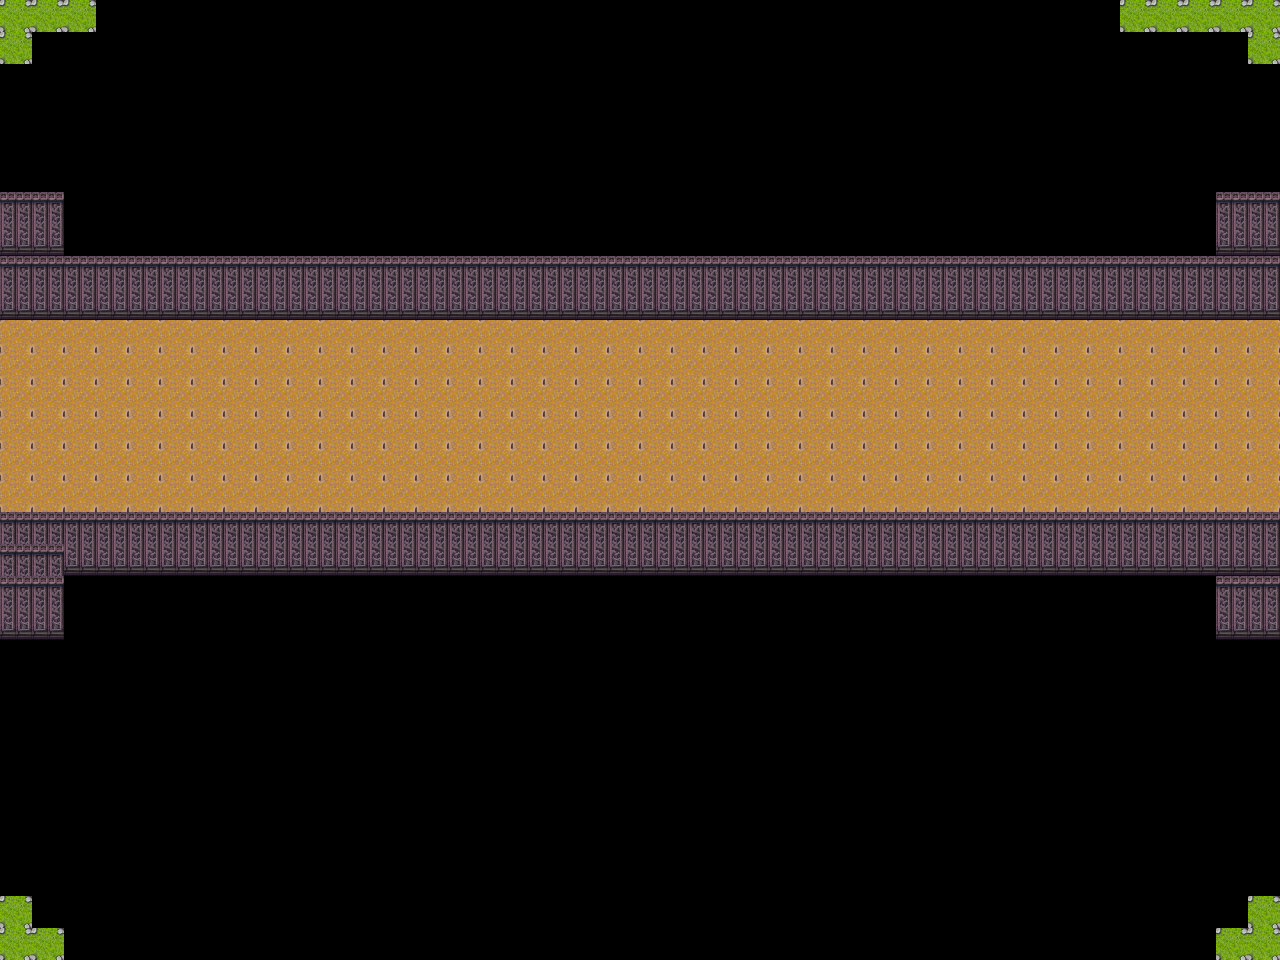

A 2D game scene composited from a Tiled map and its tileset images. What follows is a short description and the map's XML, with every tile layer's data as written:
An orthogonal 40x30 tile map with 32x32 px tiles, 1 tile layer (Kachelebene 1) and 11 objects (2x ConeLight, 2x PointLight).

<map version="1.0" orientation="orthogonal" renderorder="right-down" width="40" height="30" tilewidth="32" tileheight="32" nextobjectid="19">
 <tileset firstgid="1" name="tiles" tilewidth="32" tileheight="32" tilecount="241" columns="16">
  <image source="../tiles.png" width="512" height="480" />
 </tileset>
 <layer name="Kachelebene 1" width="40" height="30">
  <data encoding="csv">
2,2,2,0,0,0,0,0,0,0,0,0,0,0,0,0,0,0,0,0,0,0,0,0,0,0,0,0,0,0,0,0,0,0,0,2,2,2,2,2,
2,0,0,0,0,0,0,0,0,0,0,0,0,0,0,0,0,0,0,0,0,0,0,0,0,0,0,0,0,0,0,0,0,0,0,0,0,0,0,2,
0,0,0,0,0,0,0,0,0,0,0,0,0,0,0,0,0,0,0,0,0,0,0,0,0,0,0,0,0,0,0,0,0,0,0,0,0,0,0,0,
0,0,0,0,0,0,0,0,0,0,0,0,0,0,0,0,0,0,0,0,0,0,0,0,0,0,0,0,0,0,0,0,0,0,0,0,0,0,0,0,
0,0,0,0,0,0,0,0,0,0,0,0,0,0,0,0,0,0,0,0,0,0,0,0,0,0,0,0,0,0,0,0,0,0,0,0,0,0,0,0,
0,0,0,0,0,0,0,0,0,0,0,0,0,0,0,0,0,0,0,0,0,0,0,0,0,0,0,0,0,0,0,0,0,0,0,0,0,0,0,0,
219,220,0,0,0,0,0,0,0,0,0,0,0,0,0,0,0,0,0,0,0,0,0,0,0,0,0,0,0,0,0,0,0,0,0,0,0,0,219,220,
235,236,0,0,0,0,0,0,0,0,0,0,0,0,0,0,0,0,0,0,0,0,0,0,0,0,0,0,0,0,0,0,0,0,0,0,0,0,235,236,
219,219,219,219,219,219,219,219,219,219,219,219,219,219,219,219,219,219,219,219,219,219,219,219,219,219,219,219,219,219,219,219,219,219,219,219,219,219,219,220,
235,235,235,235,235,235,235,235,235,235,235,235,235,235,235,235,235,235,235,235,235,235,235,235,235,235,235,235,235,235,235,235,235,235,235,235,235,235,235,236,
12,12,12,12,12,12,12,12,12,12,12,12,12,12,12,12,12,12,12,12,12,12,12,12,12,12,12,12,12,12,12,12,12,12,12,12,12,12,12,12,
12,12,12,12,12,12,12,12,12,12,12,12,12,12,12,12,12,12,12,12,12,12,12,12,12,12,12,12,12,12,12,12,12,12,12,12,12,12,12,12,
12,12,12,12,12,12,12,12,12,12,12,12,12,12,12,12,12,12,12,12,12,12,12,12,12,12,12,12,12,12,12,12,12,12,12,12,12,12,12,12,
12,12,12,12,12,12,12,12,12,12,12,12,12,12,12,12,12,12,12,12,12,12,12,12,12,12,12,12,12,12,12,12,12,12,12,12,12,12,12,12,
12,12,12,12,12,12,12,12,12,12,12,12,12,12,12,12,12,12,12,12,12,12,12,12,12,12,12,12,12,12,12,12,12,12,12,12,12,12,12,12,
12,12,12,12,12,12,12,12,12,12,12,12,12,12,12,12,12,12,12,12,12,12,12,12,12,12,12,12,12,12,12,12,12,12,12,12,12,12,12,12,
219,219,219,219,219,219,219,219,219,219,219,219,219,219,219,219,219,219,219,219,219,219,219,219,219,219,219,219,219,219,219,219,219,219,219,219,219,219,219,220,
219,220,235,235,235,235,235,235,235,235,235,235,235,235,235,235,235,235,235,235,235,235,235,235,235,235,235,235,235,235,235,235,235,235,235,235,235,235,235,236,
219,220,0,0,0,0,0,0,0,0,0,0,0,0,0,0,0,0,0,0,0,0,0,0,0,0,0,0,0,0,0,0,0,0,0,0,0,0,219,220,
235,236,0,0,0,0,0,0,0,0,0,0,0,0,0,0,0,0,0,0,0,0,0,0,0,0,0,0,0,0,0,0,0,0,0,0,0,0,235,236,
0,0,0,0,0,0,0,0,0,0,0,0,0,0,0,0,0,0,0,0,0,0,0,0,0,0,0,0,0,0,0,0,0,0,0,0,0,0,0,0,
0,0,0,0,0,0,0,0,0,0,0,0,0,0,0,0,0,0,0,0,0,0,0,0,0,0,0,0,0,0,0,0,0,0,0,0,0,0,0,0,
0,0,0,0,0,0,0,0,0,0,0,0,0,0,0,0,0,0,0,0,0,0,0,0,0,0,0,0,0,0,0,0,0,0,0,0,0,0,0,0,
0,0,0,0,0,0,0,0,0,0,0,0,0,0,0,0,0,0,0,0,0,0,0,0,0,0,0,0,0,0,0,0,0,0,0,0,0,0,0,0,
0,0,0,0,0,0,0,0,0,0,0,0,0,0,0,0,0,0,0,0,0,0,0,0,0,0,0,0,0,0,0,0,0,0,0,0,0,0,0,0,
0,0,0,0,0,0,0,0,0,0,0,0,0,0,0,0,0,0,0,0,0,0,0,0,0,0,0,0,0,0,0,0,0,0,0,0,0,0,0,0,
0,0,0,0,0,0,0,0,0,0,0,0,0,0,0,0,0,0,0,0,0,0,0,0,0,0,0,0,0,0,0,0,0,0,0,0,0,0,0,0,
0,0,0,0,0,0,0,0,0,0,0,0,0,0,0,0,0,0,0,0,0,0,0,0,0,0,0,0,0,0,0,0,0,0,0,0,0,0,0,0,
2,291,0,0,0,0,0,0,0,0,0,0,0,0,0,0,0,0,0,0,0,0,0,0,0,0,0,0,0,0,0,0,0,0,0,0,0,0,0,2,
2,2,0,0,0,0,0,0,0,0,0,0,0,0,0,0,0,0,0,0,0,0,0,0,0,0,0,0,0,0,0,0,0,0,0,0,0,0,2,2
</data>
 </layer>
 <objectgroup name="CollisionLayer">
  <object id="1" x="1.33333" y="816" width="1276" height="141.333" />
  <object id="3" x="310.424" y="753.879" width="61.3333" height="62.6667" />
  <object id="7" x="1.33333" y="893.333" width="89.3333" height="68" />
  <object id="9" x="2.66668" y="751.333" width="61.3333" height="62.6667" />
  <object id="10" x="1214.67" y="749.999" width="61.3333" height="62.6667" />
  <object id="11" x="1216" y="1.33333" width="61.3333" height="68" />
  <object id="13" x="2" y="490" width="1275.33" height="124.667" />
 </objectgroup>
 <objectgroup name="LightsLayer">
  <object id="14" type="ConeLight" x="186.334" y="568" width="228" height="249.333">
   <properties>
    <property name="coneDegree" type="float" value="30" />
    <property name="lightDegree" type="float" value="10" />
    <property name="lightDistance" type="float" value="100" />
   </properties>
   <ellipse />
  </object>
  <object id="16" type="ConeLight" x="-28.6667" y="124.667" width="297.333" height="286.667">
   <properties>
    <property name="coneDegree" type="float" value="30" />
    <property name="lightDegree" type="float" value="10" />
    <property name="lightDistance" type="float" value="200" />
   </properties>
   <ellipse />
  </object>
  <object id="17" type="PointLight" x="37.333" y="521.667" width="341.333" height="334.667">
   <ellipse />
  </object>
  <object id="18" type="PointLight" x="-115.333" y="551.666" width="293.333" height="264.001">
   <ellipse />
  </object>
 </objectgroup>
</map>
